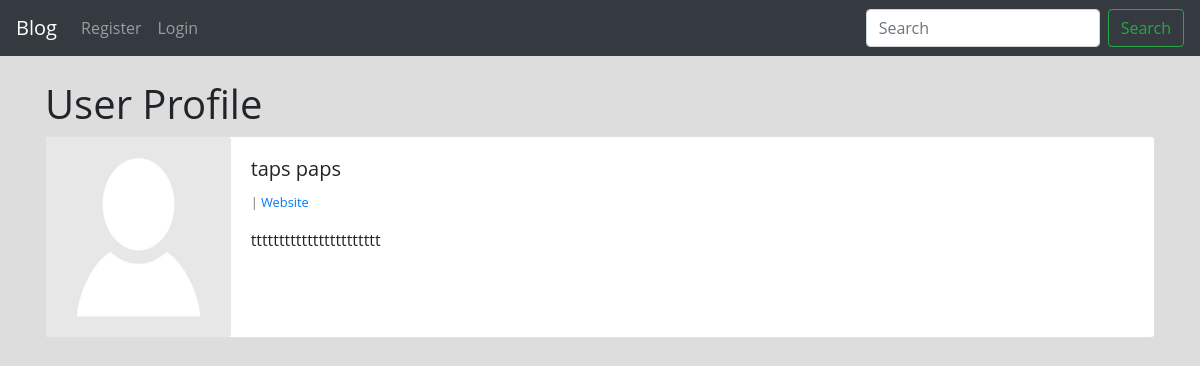
Screenshot of /members/2/profile/ with the database file from the repository.
### blog/models.py (models this page shows, shortened)
class Profile(models.Model):
	user = models.OneToOneField(User, null=True, on_delete=models.CASCADE)
	bio = models.TextField()
	profile_pic = models.ImageField(null=True, blank=True, upload_to="images/profile")
	your_website = models.CharField(max_length=255, null=True, blank=True)
	fb = models.CharField(max_length=255, null=True, blank=True)
	linkedin = models.CharField(max_length=255, null=True, blank=True)
	insta = models.CharField(max_length=255, null=True, blank=True)
	twitter = models.CharField(max_length=255, null=True, blank=True)

### members/views.py (the view)
# urls.py: path('<int:pk>/profile/', ShowProfilePageView.as_view(), name='profile_page'),
class ShowProfilePageView(generic.DetailView):
	model = Profile
	template_name = 'registration/profile_page.html'
	def get_context_data(self, *args, **kwargs):
		users = Profile.objects.all()
		context = super(ShowProfilePageView, self).get_context_data(*args, **kwargs)
		page_user = get_object_or_404(Profile, id=self.kwargs['pk'])
		context["page_user"] = page_user
		return context

### members/templates/registration/profile_page.html (shortened to what this page needs)
{% extends 'base.html' %}
{% load static %}
{% block content %}
<h1>User Profile</h1>
    <div class="card mb-3">
  <div class="row no-gutters">
    <div class="col-md-2">
    	{% if page_user.profile_pic %}
      <img src="{{ page_user.profile_pic.url }}" class="card-img" alt="..." width="200" height="200">
      {% else %}
       <img src="{% static 'blog/images/no_profile_pic.jpg' %}" class="card-img" alt="..." width="200" height="200">
      {% endif %}
    </div>
    <div class="col-md-10">
      <div class="card-body">
        <h5 class="card-title">{{ page_user.user.first_name }} {{ page_user.user.last_name }} </h5>
        <p class="small text-muted">
        	{% if page_user.your_website %}
        	| <a href="{{ page_user.your_website }}">Website</a>
        	{% endif %}
        </p>
        <p class="card-text">{{ page_user.bio }}</p>
      </div>
    </div>
  </div>
</div>
</div>
{% endblock %}

### blog/static/base.css (style rules this page uses)
body { margin:0; text-align:justify; font-family:'open sans',sans-serif; background:#ddd; height:100%; }

### rows the page displays
Profile: user.first_name "taps", user.last_name "paps", bio "ttttttttttttttttttttttt"
